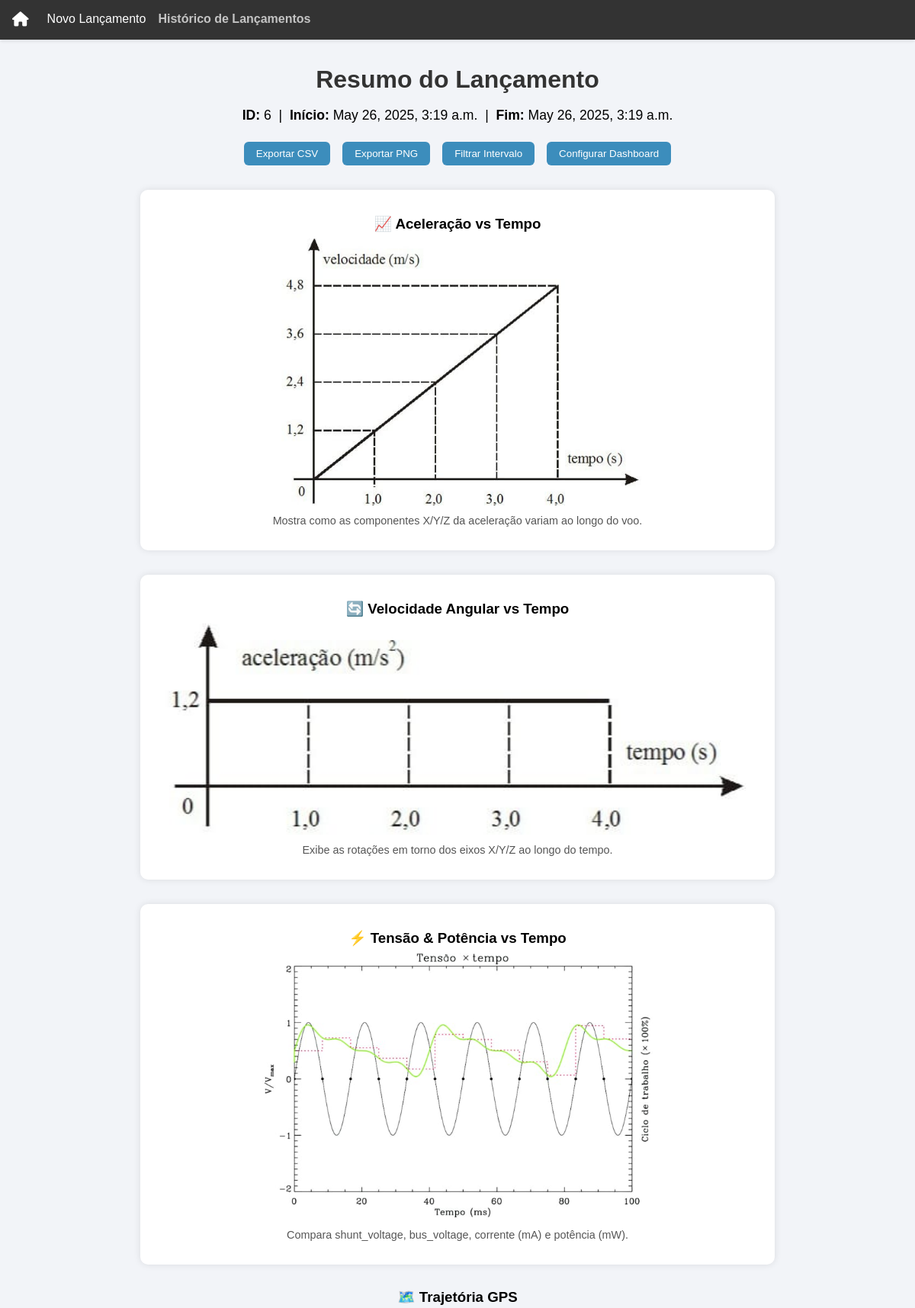
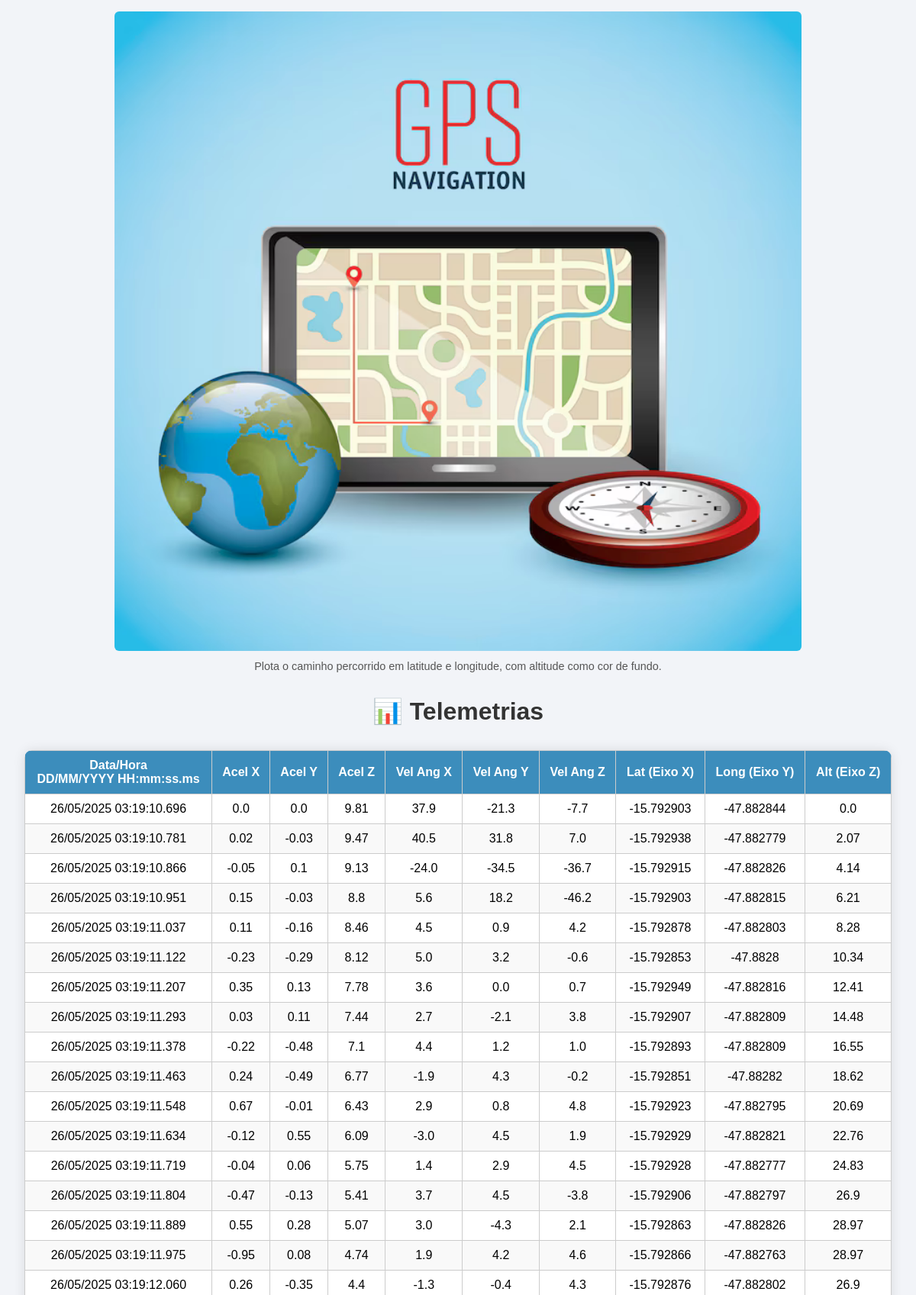
Page /oldlaunches/6/ (upper part) on the committed database (2 pictures, top to bottom).
### core/models.py (models this page shows, shortened)
class Lancamento(models.Model):
    id_lancamento = models.AutoField(primary_key=True)
    data_hora_inicio = models.DateTimeField()
    data_hora_fim = models.DateTimeField()
    volume_agua = models.FloatField(default=750.0, verbose_name="Volume de Água (mL)")
    angulo = models.FloatField(default=45.0, verbose_name="Ângulo (graus)")
    pressao_lancamento = models.FloatField(default=53.03, verbose_name="Pressão Recomendada (PSI)")
    DISTANCIA_CHOICES = [
        (10.0, '10 m'),
        (20.0, '20 m'),
        (30.0, '30 m'),
    ]
    distancia_alvo = models.FloatField(choices=DISTANCIA_CHOICES, default=10.0, verbose_name="Distância Alvo")

class Telemetria(models.Model):
    lancamento = models.ForeignKey(
        Lancamento,
        on_delete=models.CASCADE,
        related_name='telemetrias'
    )
    data_hora = models.DateTimeField()
    aceleracao_x = models.FloatField()
    aceleracao_y = models.FloatField()
    aceleracao_z = models.FloatField()
    vel_angular_x = models.FloatField()
    vel_angular_y = models.FloatField()
    vel_angular_z = models.FloatField()
    latitude = models.FloatField(null=True, blank=True)
    longitude = models.FloatField(null=True, blank=True)
    altitude = models.FloatField(null=True, blank=True)
    vel_sob_solo = models.FloatField(null=True, blank=True)
    shunt_voltage = models.FloatField(null=True, blank=True)
    bus_voltage = models.FloatField(null=True, blank=True)
    current_mA = models.FloatField(null=True, blank=True)
    power_mW = models.FloatField(null=True, blank=True)
    class Meta:
        ordering = ['data_hora']

### core/views.py (the view)
# urls.py: path('oldlaunches/<int:pk>/', views.detalhe_lancamento, name='oldlaunch-detail'),
def detalhe_lancamento(request, pk):
    lancamento = get_object_or_404(Lancamento, pk=pk)
    telemetrias = lancamento.telemetrias.all()
    return render(request, 'oldlaunches/detail.html', {
        'lancamento': lancamento,
        'telemetrias': telemetrias
    })

### core/templates/oldlaunches/detail.html (shortened to what this page needs)
{% extends 'core/base.html' %}
{% load static %}
{% block content %}
<h1 class="titulo">Resumo do Lançamento</h1>
<p class="launch-summary">
    <strong>ID:</strong> {{ lancamento.id_lancamento }} &nbsp;|&nbsp;
    <strong>Início:</strong> {{ lancamento.data_hora_inicio }} &nbsp;|&nbsp;
    <strong>Fim:</strong> {{ lancamento.data_hora_fim }}
</p>
<div class="actions">
    <button>Exportar CSV</button>
    <button>Exportar PNG</button>
    <button>Filtrar Intervalo</button>
    <button>Configurar Dashboard</button>
</div>
<section class="card-column">
    <div class="card">
        <h3>📈 Aceleração vs Tempo</h3>
        <img src="{% static 'img/acc-time.png' %}" alt="Gráfico de Aceleração">
        <p class="legend">Mostra como as componentes X/Y/Z da aceleração variam ao longo do voo.</p>
    </div>
    <div class="card">
        <h3>🔄 Velocidade Angular vs Tempo</h3>
        <img src="{% static 'img/angvel-time.png' %}" alt="Gráfico de Velocidade Angular">
        <p class="legend">Exibe as rotações em torno dos eixos X/Y/Z ao longo do tempo.</p>
    </div>
    <div class="card">
        <h3>⚡ Tensão & Potência vs Tempo</h3>
        <img src="{% static 'img/volt-power.png' %}" alt="Gráfico de Tensão e Potência">
        <p class="legend">Compara shunt_voltage, bus_voltage, corrente (mA) e potência (mW).</p>
    </div>
</section>
<section class="gps-section">
    <h3>🗺️ Trajetória GPS</h3>
    <img src="{% static 'img/gps-path.png' %}" alt="Gráfico de Trajetória GPS">
    <p class="legend">Plota o caminho percorrido em latitude e longitude, com altitude como cor de fundo.</p>
</section>
<h2 class="titulo">📊 Telemetrias</h2>
<div class="tabela-container">
    <table class="tabela-telemetria">
        <thead>
            <tr>
                <th>
                    Data/Hora
                    <br>
                    <span class="subtitulo">DD/MM/YYYY HH:mm:ss.ms</span>
                </th>
                <th>Acel X</th><th>Acel Y</th><th>Acel Z</th>
                <th>Vel Ang X</th><th>Vel Ang Y</th><th>Vel Ang Z</th>
                <th>Lat (Eixo X)</th><th>Long (Eixo Y)</th><th>Alt (Eixo Z)</th>
            </tr>
        </thead>
        <tbody>
            {% for t in telemetrias %}
            <tr>
                {% with full=t.data_hora|date:"d/m/Y H:i:s.u" %}
                    <td>{{ full|slice:":-3" }}</td>
                {% endwith %}
                <td>{{ t.aceleracao_x }}</td><td>{{ t.aceleracao_y }}</td><td>{{ t.aceleracao_z }}</td>
                <td>{{ t.vel_angular_x }}</td><td>{{ t.vel_angular_y }}</td><td>{{ t.vel_angular_z }}</td>
                <td>{{ t.latitude }}</td><td>{{ t.longitude }}</td><td>{{ t.altitude }}</td>
            </tr>
            {% endfor %}
        </tbody>
    </table>
</div>
{% endblock %}

### core/static/core/css/base.css (style rules this page uses)
body { margin: 0; font-family: sans-serif; }

### core/static/core/css/details.css (style rules this page uses)
body { font-family: Arial, sans-serif; background-color: #f2f4f8; margin: 0; padding: 0; }
.titulo { text-align: center; font-size: 2rem; margin: 1rem 0; color: #333; }
.launch-summary { text-align: center; font-size: 1.1rem; margin-bottom: 1.5rem; }
.actions { display: flex; justify-content: center; gap: 1rem; margin-bottom: 2rem; }
.actions button { padding: 0.5rem 1rem; background-color: #3c8dbc; color: white; border: none; border-radius: 6px; cursor: pointer; transition: background-color 0.3s; }
.card-column { display: flex; flex-direction: column; align-items: center; gap: 2rem; padding: 0 2rem; margin-bottom: 2rem; }
.card { background-color: white; padding: 1rem; border-radius: 10px; box-shadow: 0 0 10px rgba(0, 0, 0, 0.1); text-align: center; width: 100%; max-width: 800px; }
.card img { width: 100%; max-height: 350px; object-fit: contain; border-radius: 6px; }
.card h3 { margin-bottom: 0.5rem; }
.gps-section { text-align: center; margin: 2rem auto; max-width: 900px; padding: 0 2rem; }
.gps-section img { width: 100%; border-radius: 6px; }
.legend { font-size: 0.9rem; color: #555; margin-top: 0.5rem; }
.tabela-container { display: flex; justify-content: center; padding: 1rem 2rem 3rem; }
.tabela-telemetria { width: 100%; max-width: 1200px; margin: 0 auto; border-collapse: collapse; background-color: white; border-radius: 10px; overflow: hidden; box-shadow: 0 0 15px rgba(0,0,0,0.1); }
.tabela-telemetria thead { background-color: #3c8dbc; color: white; }
.tabela-telemetria th, .tabela-telemetria td { padding: 10px 12px; text-align: center; border: 1px solid #ccc; }
.tabela-telemetria tbody tr:nth-child(even) { background-color: #f9f9f9; }

### rows in the picture
Lancamento: id_lancamento "6", data_hora_inicio "May 26, 2025, 3:19 a.m.", data_hora_fim "May 26, 2025, 3:19 a.m."
Telemetria: value "26/05/2025 03:19:10.696", aceleracao_x "0.0", aceleracao_y "0.0", aceleracao_z "9.81", vel_angular_x "37.9", vel_angular_y "-21.3", vel_angular_z "-7.7", latitude "-15.792903", longitude "-47.882844", altitude "0.0"
Telemetria: value "26/05/2025 03:19:10.781", aceleracao_x "0.02", aceleracao_y "-0.03", aceleracao_z "9.47", vel_angular_x "40.5", vel_angular_y "31.8", vel_angular_z "7.0", latitude "-15.792938", longitude "-47.882779", altitude "2.07"
Telemetria: value "26/05/2025 03:19:10.866", aceleracao_x "-0.05", aceleracao_y "0.1", aceleracao_z "9.13", vel_angular_x "-24.0", vel_angular_y "-34.5", vel_angular_z "-36.7", latitude "-15.792915", longitude "-47.882826", altitude "4.14"
Telemetria: value "26/05/2025 03:19:10.951", aceleracao_x "0.15", aceleracao_y "-0.03", aceleracao_z "8.8", vel_angular_x "5.6", vel_angular_y "18.2", vel_angular_z "-46.2", latitude "-15.792903", longitude "-47.882815", altitude "6.21"
Telemetria: value "26/05/2025 03:19:11.037", aceleracao_x "0.11", aceleracao_y "-0.16", aceleracao_z "8.46", vel_angular_x "4.5", vel_angular_y "0.9", vel_angular_z "4.2", latitude "-15.792878", longitude "-47.882803", altitude "8.28"
Telemetria: value "26/05/2025 03:19:11.122", aceleracao_x "-0.23", aceleracao_y "-0.29", aceleracao_z "8.12", vel_angular_x "5.0", vel_angular_y "3.2", vel_angular_z "-0.6", latitude "-15.792853", longitude "-47.8828", altitude "10.34"
Telemetria: value "26/05/2025 03:19:11.207", aceleracao_x "0.35", aceleracao_y "0.13", aceleracao_z "7.78", vel_angular_x "3.6", vel_angular_y "0.0", vel_angular_z "0.7", latitude "-15.792949", longitude "-47.882816", altitude "12.41"
Telemetria: value "26/05/2025 03:19:11.293", aceleracao_x "0.03", aceleracao_y "0.11", aceleracao_z "7.44", vel_angular_x "2.7", vel_angular_y "-2.1", vel_angular_z "3.8", latitude "-15.792907", longitude "-47.882809", altitude "14.48"
Telemetria: value "26/05/2025 03:19:11.378", aceleracao_x "-0.22", aceleracao_y "-0.48", aceleracao_z "7.1", vel_angular_x "4.4", vel_angular_y "1.2", vel_angular_z "1.0", latitude "-15.792893", longitude "-47.882809", altitude "16.55"
Telemetria: value "26/05/2025 03:19:11.463", aceleracao_x "0.24", aceleracao_y "-0.49", aceleracao_z "6.77", vel_angular_x "-1.9", vel_angular_y "4.3", vel_angular_z "-0.2", latitude "-15.792851", longitude "-47.88282", altitude "18.62"
Telemetria: value "26/05/2025 03:19:11.548", aceleracao_x "0.67", aceleracao_y "-0.01", aceleracao_z "6.43", vel_angular_x "2.9", vel_angular_y "0.8", vel_angular_z "4.8", latitude "-15.792923", longitude "-47.882795", altitude "20.69"
Telemetria: value "26/05/2025 03:19:11.634", aceleracao_x "-0.12", aceleracao_y "0.55", aceleracao_z "6.09", vel_angular_x "-3.0", vel_angular_y "4.5", vel_angular_z "1.9", latitude "-15.792929", longitude "-47.882821", altitude "22.76"
Telemetria: value "26/05/2025 03:19:11.719", aceleracao_x "-0.04", aceleracao_y "0.06", aceleracao_z "5.75", vel_angular_x "1.4", vel_angular_y "2.9", vel_angular_z "4.5", latitude "-15.792928", longitude "-47.882777", altitude "24.83"
Telemetria: value "26/05/2025 03:19:11.804", aceleracao_x "-0.47", aceleracao_y "-0.13", aceleracao_z "5.41", vel_angular_x "3.7", vel_angular_y "4.5", vel_angular_z "-3.8", latitude "-15.792906", longitude "-47.882797", altitude "26.9"
Telemetria: value "26/05/2025 03:19:11.889", aceleracao_x "0.55", aceleracao_y "0.28", aceleracao_z "5.07", vel_angular_x "3.0", vel_angular_y "-4.3", vel_angular_z "2.1", latitude "-15.792863", longitude "-47.882826", altitude "28.97"
Telemetria: value "26/05/2025 03:19:11.975", aceleracao_x "-0.95", aceleracao_y "0.08", aceleracao_z "4.74", vel_angular_x "1.9", vel_angular_y "4.2", vel_angular_z "4.6", latitude "-15.792866", longitude "-47.882763", altitude "28.97"
Telemetria: value "26/05/2025 03:19:12.060", aceleracao_x "0.26", aceleracao_y "-0.35", aceleracao_z "4.4", vel_angular_x "-1.3", vel_angular_y "-0.4", vel_angular_z "4.3", latitude "-15.792876", longitude "-47.882802", altitude "26.9"
